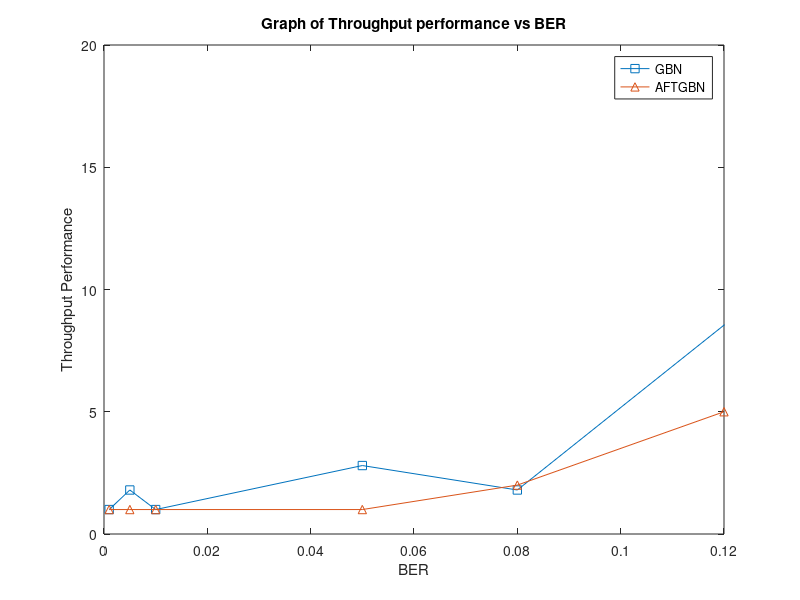

Here is the MATLAB script that generated this plot:

clc;
b=1;
ctr=1;
l=0;

count=0;
thr=[0,0,0,0,0,0];
poly=[1,0,1,1];
   
    m=input('enter the total  of frame');
    n=input('enter the window sizes');
   % p=input('enter error probality');
  n1=14;
   t=7;
         p=[0.001,0.005,0.01,0.05,0.08,0.15];
    fprintf('\n');
    
for qw=1:1:6
        ctr=1;
        count=0;
        l=0;
    for i=1:1:m
        d=randi([0,1],1,t);
        
        msg=[d,zeros(1,t)];
        [q r]=deconv(msg,poly);
        r=abs(r);
    for j1=1:length(r)
    a=r(j1);
    if ( mod(a,2)== 0 )
        r(j1)=0;
    else
        r(j1)=1;
    end;
    end;
   j(i,1:n1) = bitor(msg,r);    
   
    end; 
    %disp(j)
    
    
    
    while(l<1000)
      if(l==1000)
          break;
      end;
        if(ctr>m)
            break;
        end;
        for i=1:1:n
            if ctr<=m
            a(i,1:n1)=j(ctr,1:n1);
           % fprintf('\nframe %d sent\n',ctr);
           count=count+1;
            ctr=ctr+1;
            l=l+1;
            else
                if(ctr<=200)
                  ctr=ctr-i;
                q=ctr;
               for i=q:1:m-1
                   
                   a1(i,1:n1)=j(ctr,1:n1);
                   ctr=ctr+1;
            %       fprintf('\nframe %d acknowledged ',ctr);
                  l=l+1;
               end;
               ctr=450;
              % fprintf('f=\n')
               %disp(f)
              thr(qw) =count/m;
               fprintf(' for p=%4.3f throughput=%4.3f\n',p(qw),thr(qw));
             end;
            end;  
               
          
        end;
       if ctr<=m+1
          data=bsc(a,p(qw));
  
       end;
     
       if(ctr>m+5)
           break;
       end;
     wl=n;
       f=zeros(1,n);
       
       i=1;
        while(i<=n)
           
            [q1,r1]=deconv(data(i,1:n1),poly);
            r1=abs(r1);
                for i1=1:length(r1)
                    b=r1(i1);
                    if ( mod(b,2)== 0 )
                        r1(i1)=0;
                    else
                        r1(i1)=1;
                    end;
                end;
            
            for i2=1:n1
                if(r1(i2)==1)
                   f(i)=1;
                end;
            end;
            if f(i)==1
                e=ctr-wl;
              %fprintf('\nError in transmission of frame %d\n',e);
              %fprintf('Retransmitting from frame %d onwards',e);
              
                %fprintf('f=\n');
               %disp(f);
             break; 
            else
            %fprintf('\n frame %d acknowledged',ctr-wl); 
            if(ctr-wl==m)
                if(thr(qw)==0.00)
                    thr(qw)=1.00;
                end;
               fprintf(' p=%4.3f throughput=%4.2f\n',p(qw),thr(qw));
            end;
            wl=wl-1;
            end;
    
          i=i+1;
          l=l+1;
        end;   
        ctr=ctr-wl;
        wl=n;
  
     l=l+1;
      end;
    end;
 


ctr1=1;
l1=0;
poly1=[1,0,1,1];
gpol=[1,0,0,0,0,0,0,1];
thr1=[0,0,0,0,0,0];
count1=0;
n11=14  ;
 t1=7;
  t11=4;
 parmat = cyclgen(n11,gpol);
 trt = syndtable(parmat);
   % m=input('enter the total  of frame');
   % n=input('enter the window sizes');
   %p=input('enter error probality');
 p1=[0.001,0.005,0.01,0.05,0.08,0.12];
    fprintf('\n');
    for qw1=1:1:6
        ctr1=1;
        count1=0;
        l1=0;
    for i=1:1:m
        d=randi([0,1],1,t11);
       % disp(d)
        msg=[d,zeros(1,t11-1)];
        [q r]=deconv(msg,poly1);
        r=abs(r);
    for j1=1:length(r)
    a=r(j1);
    if ( mod(a,2)== 0 )
        r(j1)=0;
    else
        r(j1)=1;
    end;
    end;
    d1=bitor(msg,r);
    
   % disp(d1)
   j11(i,1:n11) = encode(d1,n11,t1,'cyclic/binary',gpol);    
   
    end; 
  % disp(j)
    
   
    
    while(l1<1000)
      if(l1==1000)
          break;
      end;
        if(ctr1>m)
            break;
        end;
        for i=1:1:n
            if ctr1<=m
            a(i,1:n11)=j11(ctr1,1:n11);
        %   fprintf('\nframe %d sent\n',ctr1);
           count1=count1+1;
            ctr1=ctr1+1;
            l1=l1+1;
            else
                if(ctr1<=200)
                  ctr1=ctr1-i;
                q=ctr1;
               for i=q:1:m-1
                   
                   a1(i,1:n11)=j11(ctr1,1:n11);
                   ctr1=ctr1+1;
             %   fprintf('\nframe %d acknowledged ',ctr1);
                  l1=l1+1;
               end;
               ctr1=450;
              % fprintf('f=\n')
               %disp(f)
               thr1(qw1)=count1/m;
              fprintf(' \nfor p=%4.3f throughput=%4.3f\n',p1(qw1),count1/m);
             end;
            end;  
         end;
       if ctr1<=m+1
               data=bsc(a,p1(qw1));
             end;
     %        disp(data)
   %  data(1:end,10:n1)=a(1:end,10:n1);
    
            
     
       if(ctr1>m+5)
           break;
       end;
     wl=n;
       f=zeros(1,n);
       
       i=1;
        while(i<=n)
           decdata=decode(data(1,1:n11),n11,t1,'cyclic/binary',gpol,trt);
            [q1,r1]=deconv(decdata,poly1);
            
            r1=abs(r1);
                for i1=1:length(r1)
                    b=r1(i1);
                    if ( mod(b,2)== 0 )
                        r1(i1)=0;
                    else
                        r1(i1)=1;
                    end;
                end;
           % disp(r1);
            for i2=1:t1
                if(r1(i2)==1)
                   f(i)=1;
                end;
            end;
            if f(i)==1
                e=ctr1-wl;
            %  fprintf('\nError in transmission of frame %d\n',e);
             % fprintf('Retransmitting from frame %d onwards',e);
              
                %fprintf('f=\n');
               %disp(f);
             break; 
            else
          % fprintf('\n frame %d acknowledged',ctr1-wl); 
            if(ctr1-wl==m)
                thr1(qw1)=count1/m;
              fprintf('p=%f throughput=%4.2f\n',p1(qw1),thr1(qw1));
            end;
            wl=wl-1;
            end;
    
          i=i+1;
          l1=l1+1;
        end;   
        ctr1=ctr1-wl;
        wl=n;
  
     l1=l1+1;
      end;
    end;
    
 %{   
     figure (1)
 hFig = figure(1);
 set(gcf,'PaperPositionMode','auto')
 set(hFig, 'Position', [0 0 700 500])
 %}
    plot(p,thr,'-s',p1,thr1,'-^'),axis([0,0.12,0,20]); 
xlabel('BER');
ylabel('Throughput Performance');
legend('GBN','AFTGBN')
title('Graph of Throughput performance vs BER')


